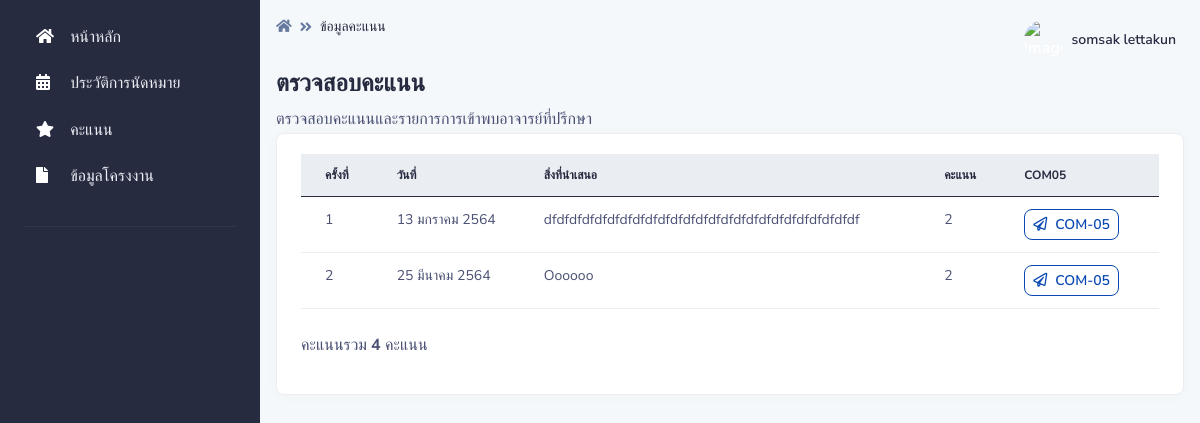
Page /pages/score/index.php (signed in) on the committed database.
### tables this page shows
CREATE TABLE `com05` (
  `com05_id` int(255) NOT NULL,
  `appoint_id` int(255) NOT NULL,
  `project_id` int(15) NOT NULL,
  `comment_teacher` varchar(255) NOT NULL,
  `comment_assign` varchar(255) NOT NULL,
  `score` int(11) NOT NULL,
  `meet_check` int(2) NOT NULL,
  `teacher_id` int(15) NOT NULL
);

CREATE TABLE `appoint` (
  `appoint_id` int(255) NOT NULL,
  `project_id` int(15) NOT NULL,
  `appoint_date_start` datetime NOT NULL,
  `appoint_date_end` datetime NOT NULL,
  `apooint_minute` int(3) NOT NULL,
  `appoint_comment` varchar(255) NOT NULL,
  `teacher_id` int(15) NOT NULL,
  `appoint_status` int(2) NOT NULL,
  `recorder` int(15) NOT NULL,
  `appoint_recorder` datetime NOT NULL DEFAULT current_timestamp()
);

### pages/dateth.php (called while the page is built, shortened)
<?php
    function DateThai($strDate)
	{
		$strYear = date("Y",strtotime($strDate))+543;
		$strMonth= date("n",strtotime($strDate));
		$strDay= date("j",strtotime($strDate));
		$strMonthCut = Array("","มกราคม","กุมภาพันธ์","มีนาคม","เมษายน","พฤษภาคม","มิถุนายน","กรกฎาคม","สิงหาคม","กันยายน","ตุลาคม","พฤศจิกายน","ธันวาคม");
		$strMonthThai=$strMonthCut[$strMonth];
		return "$strDay $strMonthThai $strYear";
	}
?>

### pages/score/index.php (the view, shortened to what this page needs)
<?php session_start();
if (!$_SESSION["UserID"]){
	  Header("Location: ../../login.php");
}else{?>
<?php include '../../conn.php';?>
<!DOCTYPE html>
<html lang="en">
<?php include '../dateth.php';?>
<head>
    <link type="text/css" href="../../vendor/@fortawesome/fontawesome-free/css/all.min.css" rel="stylesheet">
    <link type="text/css" href="../../vendor/notyf/notyf.min.css" rel="stylesheet">
    <link type="text/css" href="../../css/volt.css" rel="stylesheet">
</head>
<body>
    <?php include '../menu_stu.php';?>
    <main class="content">
        <nav class="navbar navbar-top navbar-expand navbar-dashboard navbar-dark pl-0 pr-2 pb-0">
            <div class="container-fluid px-0">
                <div class="d-flex justify-content-between w-100" id="navbarSupportedContent">
                    <div class="d-flex">
                        <nav aria-label="breadcrumb">
                        <ol class="breadcrumb breadcrumb-dark breadcrumb-transparent">
                                <li class="breadcrumb-item"><a href="../student_index"><span class="fas fa-home"></span></a></li>
                                <li class="breadcrumb-item active" aria-current="page">ข้อมูลคะแนน</li>
                            </ol>
                        </nav>
                    </div>
                    <?php include '../navbar.php';?>
                </div>
            </div>
        </nav>
        <div class="py-0">
            <div class="d-flex justify-content-between w-100 flex-wrap">
                <div class="mb-3 mb-lg-0">
                    <h1 class="h4">ตรวจสอบคะแนน</h1>
                    <p class="mb-0">ตรวจสอบคะแนนและรายการการเข้าพบอาจารย์ที่ปรึกษา
                    </p>
                </div>
            </div>
        </div>
        <div class="card border-light shadow-sm mb-4">
            <div class="card-body">
            <div class="table-responsive">
                <table class="table table-hover">
                <col style="width:5%">
                    <col style="width:10%">
                    <col style="width:70%">
                    <col style="width:5%">
                    <col style="width:10%">
                    <thead class="table-light">
                        <tr>
                            <th scope="col">ครั้งที่</th>
                            <th scope="col">วันที่</th>
                            <th scope="col">สิ่งที่นำเสนอ</th>
                            <th scope="col">คะแนน</th>
                            <th scope="col">COM05</th>
                        </tr>
                    </thead>
                    <tbody>
                    <?php
           $id_ptojrct =$_SESSION["ProjectID"];
					$sql = "SELECT
                    com05.com05_id,
                    com05.appoint_id,
                    appoint.appoint_comment,
                    com05.score,
appoint.appoint_date_start
                    FROM
                    com05
                    INNER JOIN appoint ON com05.appoint_id = appoint.appoint_id
                    WHERE
                    com05.project_id = '$id_ptojrct'
                    ORDER BY
                    com05.com05_id ASC";
					$result = $con->query($sql);
					if ($result->num_rows > 0) {
						while($row = $result->fetch_assoc()) {
                            $strDate = $row["appoint_date_start"];
                            echo '<tr>
                            <td scope="row"></td>
                            <td>'.DateThai($strDate).'</td>
                            <td>'. mb_substr($row["appoint_comment"],0,50,'UTF-8').'</td>
                            <td>' . $row["score"].'</td>
                            <td><a href="com05.php?act=show&ID='. $row["com05_id"].'"" class="btn  btn-sm btn-outline-info mr-3"><span class="far fa-paper-plane mr-2"></span>COM-05</a></td>
                        </tr>';
                    }
                    }
                    ?>
                    </tbody>
                </table>
                </div>
                <br>
                <p>คะแนนรวม <b>
                <?php
           include '../../conn.php';
					$sql2 = "SELECT
                    com05.project_id,
                    Sum(score.score_score) as s_sum
                    FROM
                    com05
                    INNER JOIN score ON com05.score = score.score_id
                    WHERE
                    com05.project_id = '$id_ptojrct'
                    GROUP BY
com05.project_id
                    ";
					$result = $con->query($sql2);
					if ($result->num_rows > 0) {
						while($row = $result->fetch_assoc()) {
                            echo $row["s_sum"];
                        }
                        }else{
                            echo '0';
                        }
                        ?>
                </b>  คะแนน</p>
            </div>
        </div>
    </main>
</body>
</html>
<?php }?>

### pages/score/index.php (style rules this page uses)
table { counter-reset: row-num; }
table tbody tr { counter-increment: row-num; }
table tr td:first-child::before { content: counter(row-num); }

### rows in the picture
com05: appoint.appoint_date_start "13 มกราคม 2564", appoint.appoint_comment "dfdfdfdfdfdfdfdfdfdfdfdfdfdfdfdfdfdfdfdfdfdfdfdfdf", score "2"
com05: appoint.appoint_date_start "25 มีนาคม 2564", appoint.appoint_comment "Oooooo", score "2"

### other values in the picture
$_SESSION["User"] "somsak lettakun"
$row["s_sum"] "4"
